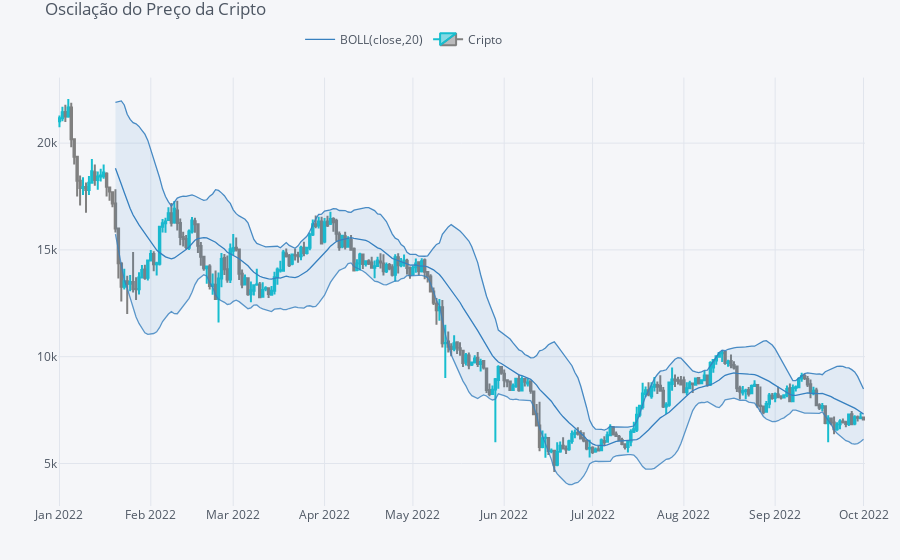

The code cell stored with this chart in its notebook:
### Code cell
qf.iplot()

### Figure 1 — Plotly figure (JSON) as saved in the notebook; plotly's stock layout.template omitted (floating-point values rounded to 4 significant figures; data arrays with more than 128 entries replaced by an {"elided": "..."} marker saying what was removed)
{"data": [{"legendgroup": "BOLL(close,20)", "line": {"color": "rgba(55, 128, 191, 1.0)", "dash": "solid", "shape": "linear", "width": 1.3}, "mode": "lines", "name": "BOLL(close,20)", "showlegend": true, "text": "", "type": "scatter", "x": {"elided": "274 str values"}, "y": {"elided": "274 mixed values"}, "yaxis": "y2"}, {"legendgroup": "BOLL(close,20)", "line": {"color": "rgba(55, 128, 191, 0.8999999999999999)", "dash": "solid", "shape": "linear", "width": 1.3}, "mode": "lines", "name": "UPPER(close,20)", "showlegend": false, "text": "", "type": "scatter", "x": {"elided": "274 str values"}, "y": {"elided": "274 mixed values"}, "yaxis": "y2"}, {"fill": "tonexty", "fillcolor": "rgba(55, 128, 191, 0.1)", "legendgroup": "BOLL(close,20)", "line": {"color": "rgba(55, 128, 191, 0.7999999999999998)", "dash": "solid", "shape": "linear", "width": 1.3}, "mode": "lines", "name": "LOWER(close,20)", "showlegend": false, "text": "", "type": "scatter", "x": {"elided": "274 str values"}, "y": {"elided": "274 mixed values"}, "yaxis": "y2"}, {"close": {"elided": "274 float values"}, "decreasing": {"line": {"color": "#808080"}}, "high": {"elided": "274 float values"}, "increasing": {"line": {"color": "#17BECF"}}, "low": {"elided": "274 float values"}, "name": "Cripto", "open": {"elided": "274 float values"}, "showlegend": true, "type": "candlestick", "x": {"elided": "274 str values"}, "yaxis": "y2"}], "layout": {"autosize": true, "legend": {"bgcolor": "#F5F6F9", "font": {"color": "#4D5663"}, "orientation": "h", "x": 0.3, "y": 0.95, "yanchor": "bottom"}, "margin": {"b": 30, "l": 30, "r": 30, "t": 30}, "paper_bgcolor": "#F5F6F9", "plot_bgcolor": "#F5F6F9", "showlegend": true, "title": {"font": {"color": "#4D5663"}, "text": "Oscilação do Preço da Cripto"}, "xaxis": {"anchor": "y2", "autorange": true, "gridcolor": "#E1E5ED", "range": ["2021-12-31 12:00", "2022-10-01 12:00"], "rangeselector": {"bgcolor": "rgba(150, 200, 250, 1)", "buttons": [{"count": 1, "label": "1m", "step": "month", "stepmode": "backward"}, {"count": 1, "label": "1y", "step": "year", "stepmode": "backward"}], "font": {"size": 13}, "visible": false, "x": 0, "y": 0.9}, "rangeslider": {"visible": false, "yaxis2": {}}, "showgrid": true, "tickfont": {"color": "#4D5663"}, "title": {"font": {"color": "#4D5663"}, "text": ""}, "type": "date", "zerolinecolor": "#E1E5ED"}, "yaxis": {"gridcolor": "#E1E5ED", "showgrid": true, "showticklabels": false, "tickfont": {"color": "#4D5663"}, "title": {"font": {"color": "#4D5663"}, "text": ""}, "zerolinecolor": "#E1E5ED"}, "yaxis2": {"autorange": true, "domain": [0, 0.9], "gridcolor": "#E1E5ED", "range": [3010.0, 23070.0], "showgrid": true, "tickfont": {"color": "#4D5663"}, "title": {"font": {"color": "#4D5663"}, "text": ""}, "type": "linear", "zerolinecolor": "#E1E5ED"}}}
